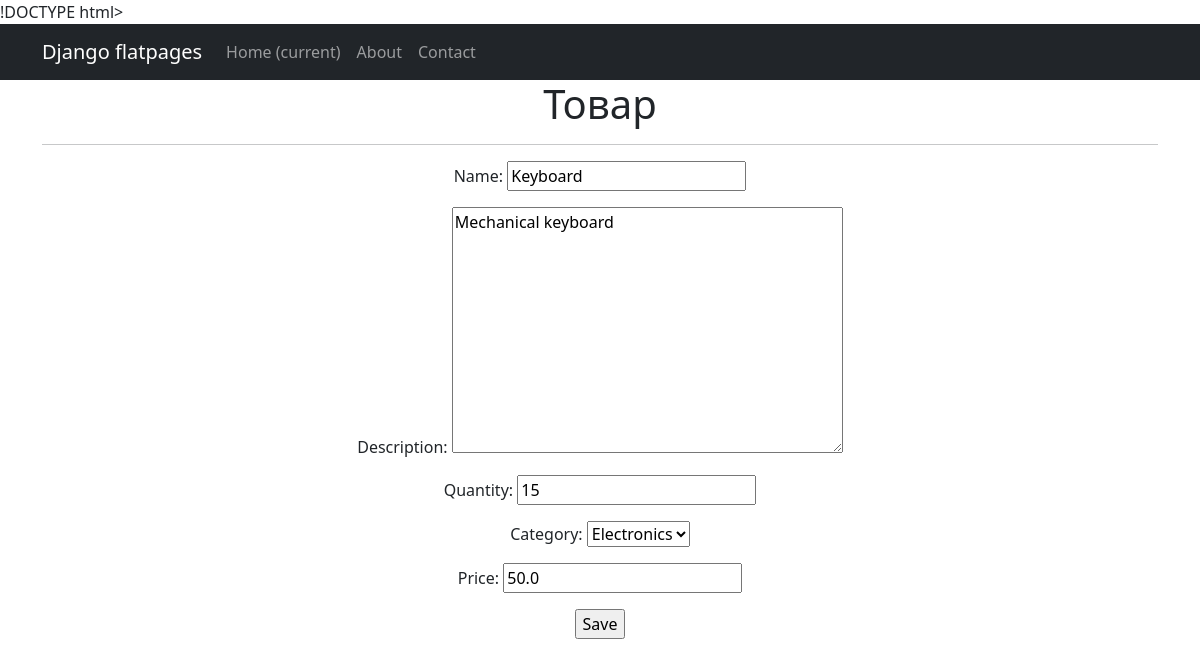
Screenshot of /products/1/edit/ with the database file from the repository.
### simplesimpleapp/models.py (models this page shows, shortened)
class Product(models.Model):
    name = models.CharField(
        max_length=50,
        unique=True,
    )
    description = models.TextField()
    quantity = models.IntegerField(
        validators=[MinValueValidator(0)],
    )
    category = models.ForeignKey(
        to='Category',
        on_delete=models.CASCADE,
        related_name='products',  # all products will be available in products
    )
    price = models.FloatField(
        validators=[MinValueValidator(0.0)],
    )

class Category(models.Model):
    name = models.CharField(max_length=100, unique=True)
    def __str__(self):
        return self.name.title()

### simplesimpleapp/views.py (the view)
# urls.py: path('<int:pk>/edit/', ProductUpdate.as_view(), name='product_update'),
class ProductUpdate(UpdateView):
    form_class = ProductForm
    model = Product
    template_name = 'product_edit.html'

### simplesimpleapp/forms.py (shortened to what this page needs)
class ProductForm(forms.ModelForm):
    class Meta:
        model = Product
        fields = [
                 'name',
                 'description',
                 'quantity',
                 'category',
                 'price',
                  ]

### templates/product_edit.html (shortened to what this page needs)
{% extends 'flatpages/default.html' %}
{% block content %}
<h1>Товар</h1>
<hr>
<form action="" method="post">
    {{ form.as_p }}
    <input type="submit" value="Save" />
</form>
{% endblock content %}

### rows the page displays
Product: name "Keyboard", description "Mechanical keyboard", quantity "15", category "Electronics", price "50.0"
